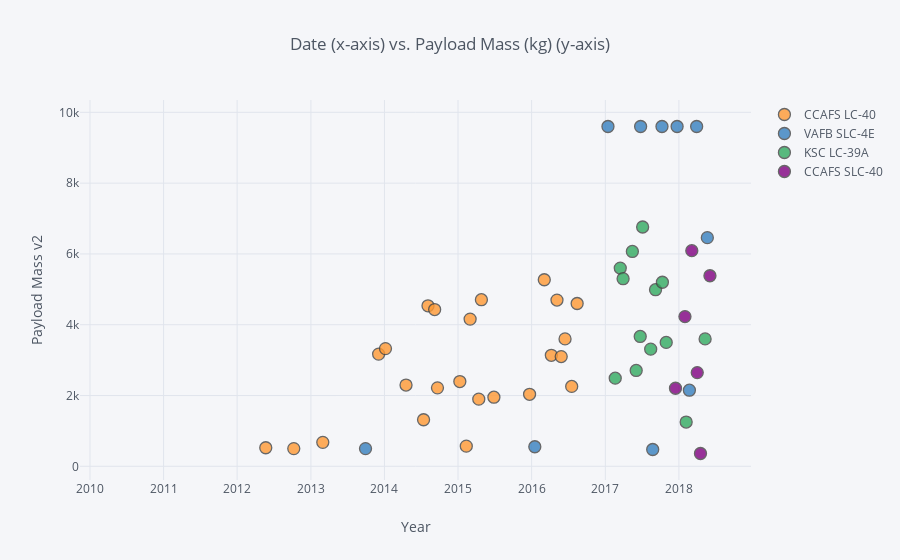

The notebook cell this image was saved under:
### Markdown cell above
##  Total payload mass by Launch Site from 2010 to 2018

### Code cell
spacex.iplot(x='Date1', y='Payload Mass v2', categories='Launch Site',
           xTitle='Year', yTitle='Payload Mass v2',
           title=' Date (x-axis) vs. Payload Mass (kg) (y-axis) ')
